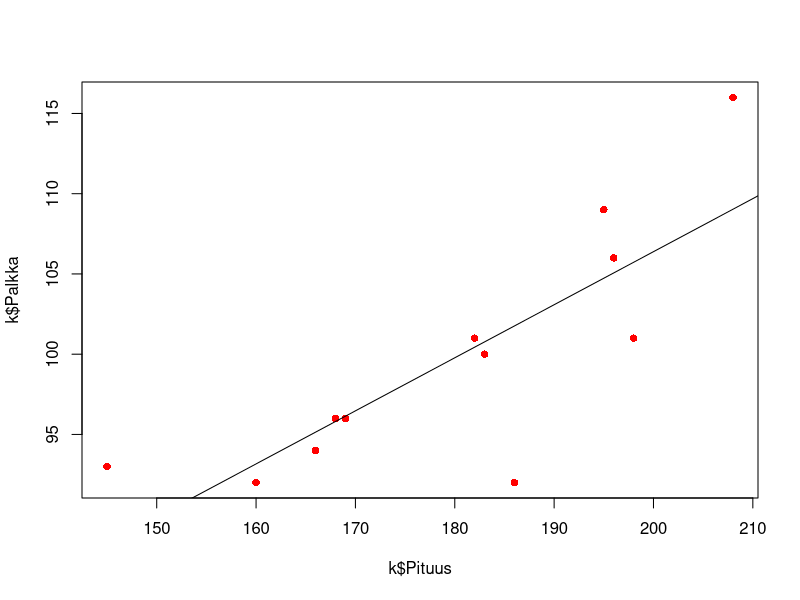
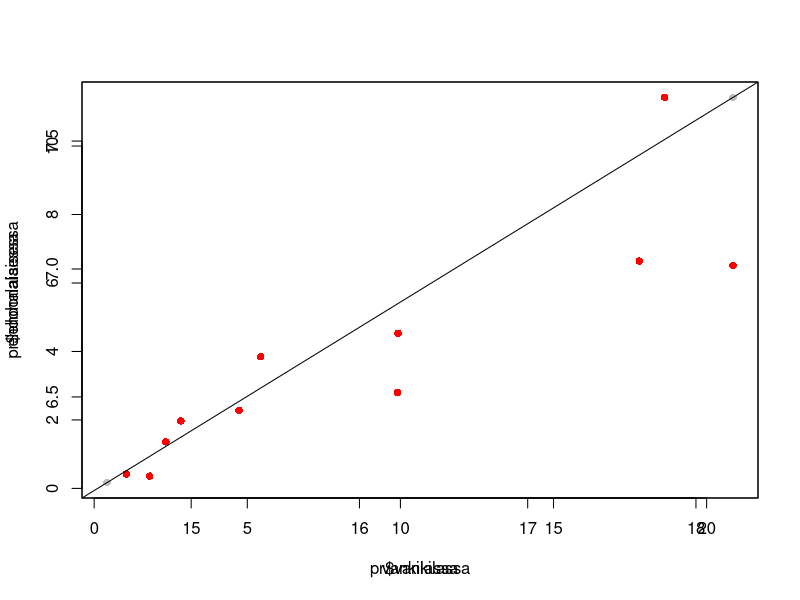

These figures' R source, in order:
## ---- chunk 1
k<-data.frame(
  Pituus=c(183,160,196,186,195,182,208,169,166,198,145,168),
  Palkka=c(100,92,106,92,109,101,116,96,94,101,93,96)
)
fit<-lm(formula=Palkka~Pituus, data=k)
summary(fit)
anova(fit)
coefficients(fit)[1] + coefficients(fit)[2] * 179
plot(k$Pituus, k$Palkka, col='red', pch=16)
abline(fit)
## ---- chunk 2
beta<-sum(((k$Pituus - mean(k$Pituus)) * (k$Palkka - mean(k$Palkka)))) / sum(((k$Pituus - mean(k$Pituus)))^2)
beta
alpha<-mean(k$Palkka) - beta * mean(k$Pituus)
alpha
## ---- chunk 3
S_XY<-sum(k$Pituus * k$Palkka) - sum(nrow(k) * mean(k$Pituus) * mean(k$Palkka))
S_XX<-sum(k$Pituus^2) - sum(nrow(k) * mean(k$Pituus)^2)
S_YY<-sum(k$Palkka^2) - sum(nrow(k) * mean(k$Palkka)^2)
SS_R<-sum((k$Palkka - alpha - beta * k$Pituus)^2)
var_est<-((S_XX * S_YY - S_XY^2) / S_XX) / (nrow(k) - 2)
var_est
## ---- chunk 4
cof<-data.frame(
  paino=c(60,79,102,67,65,87,55,96,81),
  pituus=c(168,175,189,159,165,191,156,201,180),
  kahvi=c(1,18,0,10,2,3,0,2,9)
)
beta<-sum((cof$paino - mean(cof$paino)) * (cof$pituus - mean(cof$paino))) / sum((cof$paino - mean(cof$paino))^2)
alpha<-mean(cof$pituus) - beta * mean(cof$paino)

fit=lm(pituus~paino, cof)
S_XY<-sum(cof$paino * cof$pituus) - sum(nrow(cof) * mean(cof$paino) * mean(cof$pituus))
S_XX<-sum(cof$paino^2) - sum(nrow(cof) * mean(cof$paino)^2)
S_YY<-sum(cof$pituus^2) - sum(nrow(cof) * mean(cof$pituus)^2)
SS_R<-sum((cof$pituus - alpha - beta * cof$paino)^2)
var_est<-((S_XX * S_YY - S_XY^2) / S_XX) / (nrow(cof) - 2)

ts<-sqrt(((nrow(cof) - 2)*S_XX)/SS_R) * beta
2*pt(ts, nrow(cof) - 2, lower.tail=FALSE)
## ---- chunk 5
beta<-sum((cof$paino - mean(cof$paino)) * (cof$kahvi - mean(cof$kahvi))) / sum((cof$paino - mean(cof$paino))^2)
alpha<-mean(cof$kahvi) - beta * mean(cof$paino)

S_XY<-sum(cof$paino * cof$kahvi) - sum(nrow(cof) * mean(cof$paino) * mean(cof$kahvi))
S_XX<-sum(cof$paino^2) - sum(nrow(cof) * mean(cof$paino)^2)
S_YY<-sum(cof$kahvi^2) - sum(nrow(cof) * mean(cof$kahvi)^2)
SS_R<-sum((cof$kahvi - alpha - beta * cof$paino)^2)
var_est<-((S_XX * S_YY - S_XY^2) / S_XX) / (nrow(cof) - 2)

ts<-sqrt(((nrow(cof) - 2)*S_XX)/SS_R) * beta
2*pt(ts, nrow(cof) - 2, lower.tail=FALSE)
## ---- chunk 6
pr=data.frame(
  vankilassa=c(18.63,9.9,2.83,4.73,17.8,2.34,9.92,1.81,0.42,20.86,1.05,5.44),
  ehdonalaisessa=c(11.42,2.8,1.97,2.28,6.64,1.36,4.53,0.36,0.17,6.51,0.42,3.85)
)

fit=lm(ehdonalaisessa~vankilassa, data=pr)
plot(pr$vankilassa, pr$ehdonalaisessa, col='red', pch=16)
par(new=TRUE)
plot(data.frame(
      vankilassa=c(14.5, 18.22),
      ehdonalaisessa=c(predict(fit, newdata=data.frame(vankilassa=c(14.5, 18.22))))
      ),
     col='gray',
     pch=16
)
abline(fit)
predict(fit, newdata=data.frame(vankilassa=c(14.5, 18.22)))
